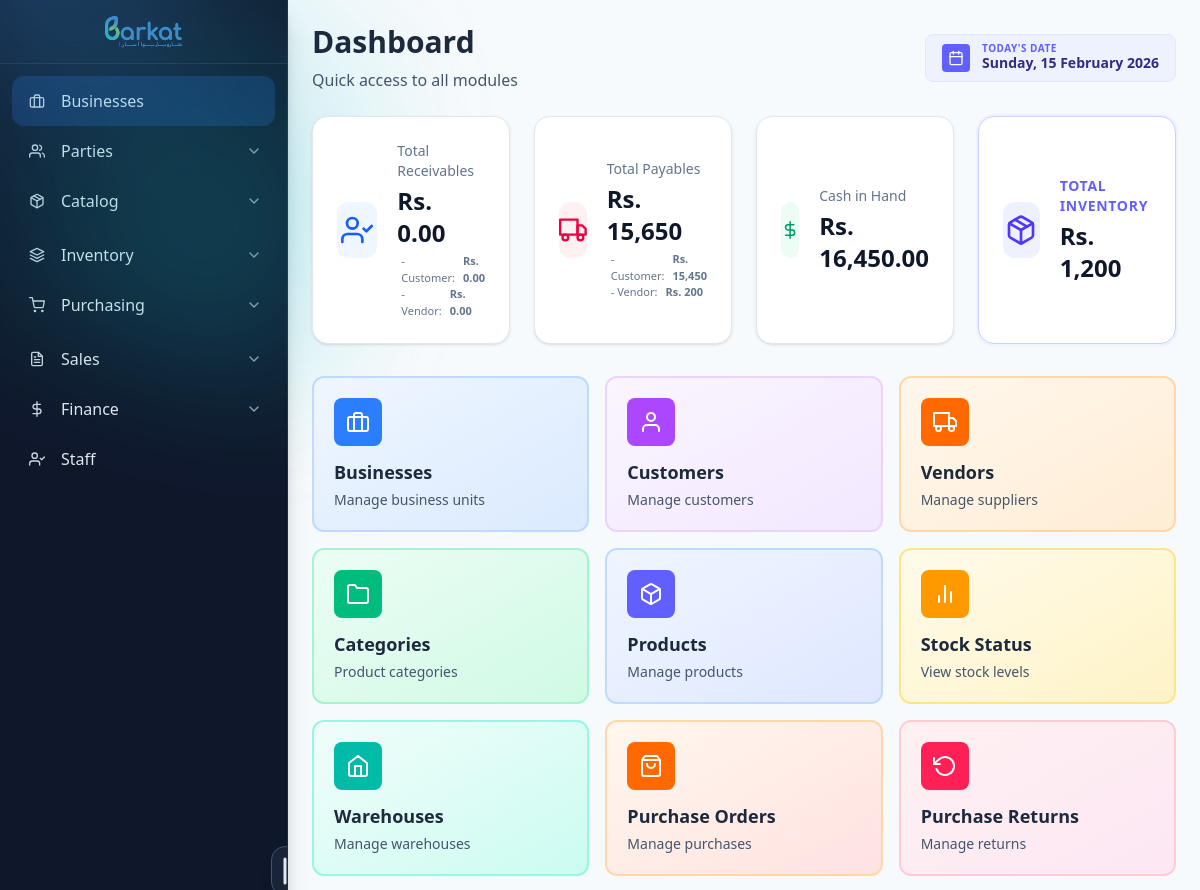
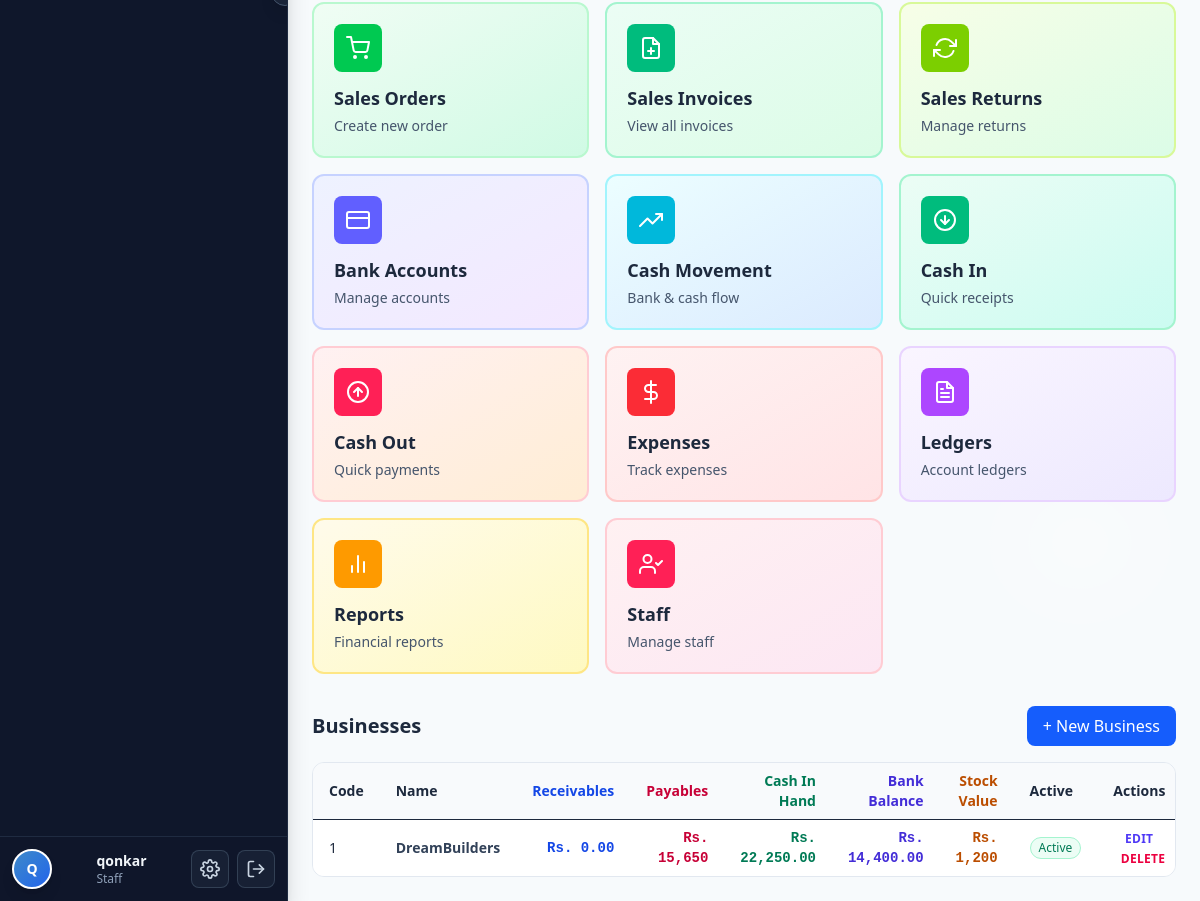
The app's page / (signed in), older data (2 pictures, top to bottom).
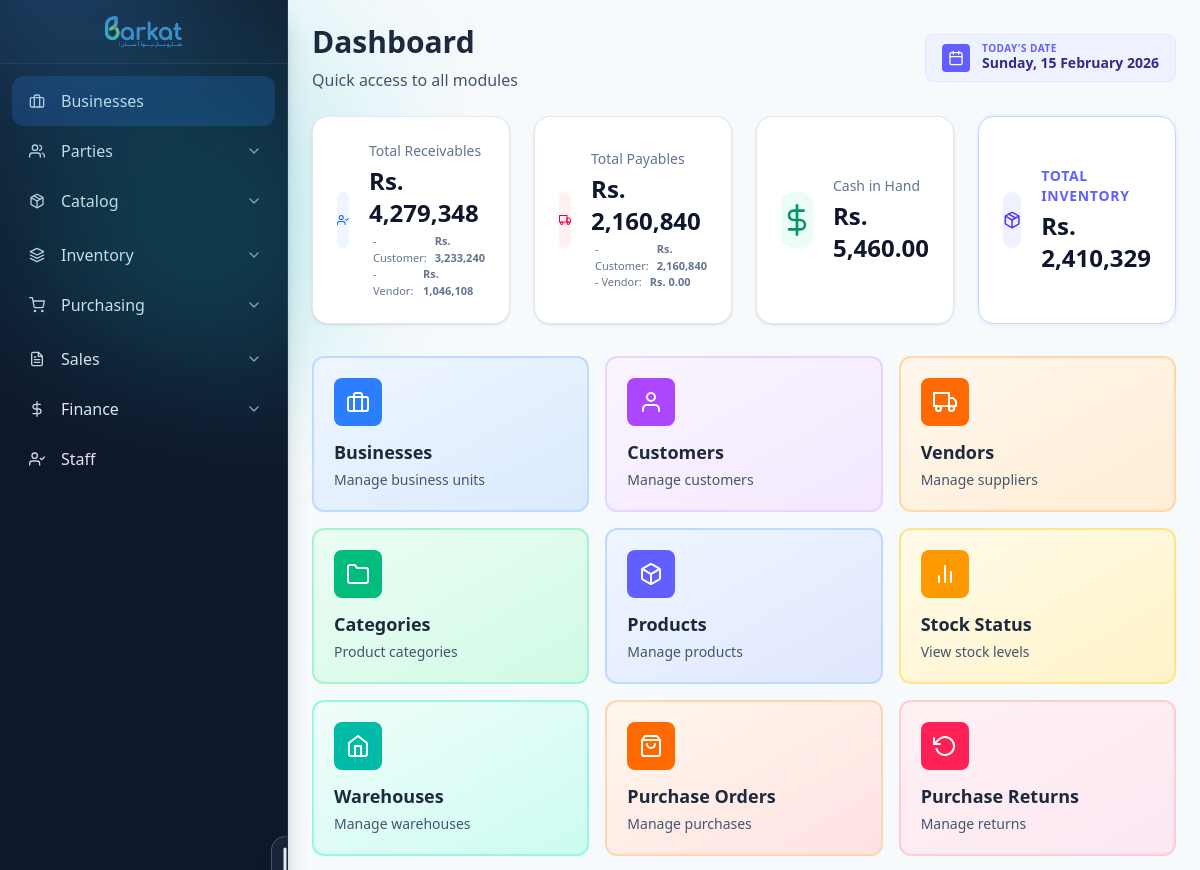
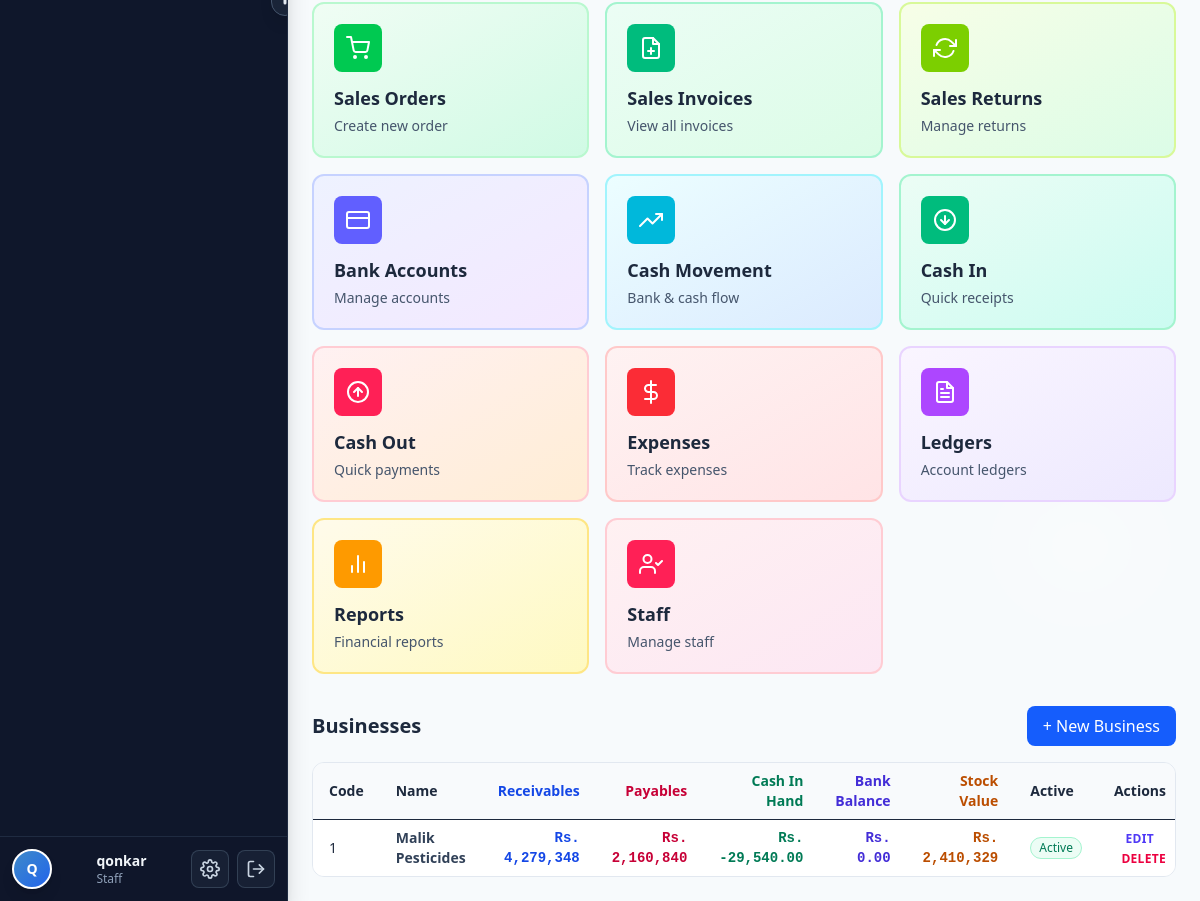
The same page, newer data (2 pictures, top to bottom).
### barkat/models.py (models this page shows, shortened)
class CodeNamed(TimeStampedBy):
    name = models.CharField(max_length=255)
    code = models.CharField(max_length=50, db_index=True)
    class Meta:
        abstract = True

class Business(CodeNamed):
    legal_name = models.CharField(max_length=255, blank=True, default="")
    ntn = models.CharField(max_length=50, blank=True, default="")        # Pakistan context
    sales_tax_reg = models.CharField(max_length=50, blank=True, default="")
    phone = models.CharField(max_length=50, blank=True, default="")
    email = models.EmailField(blank=True, default="")
    address = models.TextField(blank=True, default="")
    pos_printer_name = models.CharField(
        max_length=200, blank=True,
        help_text="POS80 Printer"
    )
    class Meta:
        unique_together = [("code",)]
        indexes = [models.Index(fields=["name"]), models.Index(fields=["code"])]

### barkat/ledger_views.py (the view)
# urls.py: path("", BusinessesView.as_view(), name="business"),
@method_decorator(login_required, name='dispatch')
class BusinessesView(ListView):
    template_name = "barkat/dashboard/businesses.html"
    context_object_name = "businesses"
    paginate_by = 25  # optional
    def get_queryset(self):
        return Business.objects.filter(is_active=True, is_deleted=False).select_related('summary').order_by("-id")
    def _build_party_summary(self, kind: str, q: str | None,
                             date_from, date_to):
        kind = (kind or "customer").strip().lower()
        if kind not in ("customer", "supplier"):
            kind = "customer"
        if kind == "customer":
            party_qs = Party.objects.filter(
                type__in=[Party.CUSTOMER, Party.BOTH]
            )
        else:
            party_qs = Party.objects.filter(
                type__in=[Party.VENDOR, Party.BOTH]
            )
        party_qs = party_qs.filter(is_deleted=False)
        if q:
            party_qs = party_qs.filter(
                Q(display_name__icontains=q)
                | Q(phone__icontains=q)
                | Q(email__icontains=q)
            )
        party_qs = party_qs.order_by("display_name", "id")
        bals = get_party_balances(party_qs)
        rows = []
        for p in bals:
            balance = p.net_balance or Decimal("0.00")
            if balance == 0:
                continue
            rows.append({
                "party": p,
                "balance_abs": abs(balance),
                "balance_side": "Dr" if balance >= 0 else "Cr",
            })
        rows.sort(key=lambda r: r["balance_abs"], reverse=True)
        return rows
    def get_context_data(self, **kwargs):
        ctx = super().get_context_data(**kwargs)
        request = self.request
        party_kind = (request.GET.get("kind") or "customer").strip().lower()
        if party_kind not in ("customer", "supplier"):
            party_kind = "customer"
        party_q = (request.GET.get("q") or "").strip()
        date_from = _parse_date(request.GET.get("date_from"))
        date_to = _parse_date(request.GET.get("date_to"))
        if date_from and date_to and date_from > date_to:
            date_from, date_to = date_to, date_from
        party_rows = self._build_party_summary(
            kind=party_kind,
            q=party_q,
            date_from=date_from,
            date_to=date_to,
        )
        from barkat.services.financial_logic import get_business_financials
        global_stats = get_business_financials()
        ctx["total_receivables"] = global_stats["total_receivables"]
        ctx["total_payables"] = global_stats["total_payables"]
        ctx["customer_receivables"] = global_stats["customer_receivables"]
        ctx["vendor_receivables"] = global_stats["vendor_receivables"]
        ctx["customer_payables"] = global_stats["customer_payables"]
        ctx["vendor_payables"] = global_stats["vendor_payables"]
        ctx["cash_in_hand"] = global_stats["cash_in_hand"]
        ctx["total_inventory_valuation"] = global_stats["inventory_value"]
        ctx["global_net_worth"] = global_stats["net_worth"]
        businesses = ctx.get('businesses', [])
        for b in businesses:
            b.live_summary = get_business_financials(b.id)
        today = timezone.now().date()
        ctx["today_date"] = today
        ctx["csrf_token"] = get_token(self.request)
        ctx["party_kind"] = party_kind
        ctx["party_rows"] = party_rows
        ctx["party_q"] = party_q
        ctx["party_date_from"] = date_from
        ctx["party_date_to"] = date_to
        return ctx

### barkat/ledger_views.py (called while the page is built)
def _parse_date(s: str | None) -> Optional[date]:
    if not s:
        return None
    try:
        return datetime.strptime(s, "%Y-%m-%d").date()
    except Exception:
        return None

### barkat/templates/barkat/dashboard/businesses.html (shortened to what the changed rows need)
{% extends "base.html" %}
{% load static humanize %}
{% block content %}
<div class="p-4 md:p-6 max-w-7xl mx-auto">
  <div class="mb-6 flex flex-col md:flex-row md:items-center justify-between gap-4">
    <div>
      <h1 class="text-2xl md:text-3xl font-bold text-slate-800 mb-2">Dashboard</h1>
    </div>
  </div>
  <div class="grid grid-cols-1 sm:grid-cols-2 lg:grid-cols-4 gap-6 mb-8">
    <div class="bg-white rounded-2xl shadow-sm border border-slate-200 p-6 flex items-center gap-5 hover:shadow-md transition-shadow">
      <div>
        {% if user.settings.protect_receivables and user.settings.cancellation_password %}
          <div class="flex flex-col gap-1">
            <div class="flex items-center gap-2">
              <p class="text-2xl font-bold text-slate-900 protected-value" data-secret="Rs. {{ total_receivables|intcomma }}">******</p>
              <button onclick="requestReveal(this)" class="p-1 px-2 hover:bg-slate-100 rounded-full transition-colors text-slate-500 hover:text-blue-600">
                <i data-feather="eye" class="w-4 h-4"></i>
              </button>
            </div>
            <div class="protected-details hidden text-[11px] text-slate-500 space-y-0.5 ml-1">
              <div class="flex items-center gap-2">
                <span>- Customer:</span>
                <span class="font-bold">Rs. {{ customer_receivables|intcomma }}</span>
              </div>
              <div class="flex items-center gap-2">
                <span>- Vendor:</span>
                <span class="font-bold">Rs. {{ vendor_receivables|intcomma }}</span>
              </div>
            </div>
          </div>
        {% else %}
          <div class="flex flex-col gap-1">
            <p class="text-2xl font-bold text-slate-900">Rs. {{ total_receivables|intcomma }}</p>
            <div class="text-[11px] text-slate-500 space-y-0.5 ml-1">
              <div class="flex items-center gap-2">
                <span>- Customer:</span>
                <span class="font-bold">Rs. {{ customer_receivables|intcomma }}</span>
              </div>
              <div class="flex items-center gap-2">
                <span>- Vendor:</span>
                <span class="font-bold">Rs. {{ vendor_receivables|intcomma }}</span>
              </div>
            </div>
          </div>
        {% endif %}
      </div>
    </div>
    <div class="bg-white rounded-2xl shadow-sm border border-slate-200 p-6 flex items-center gap-5 hover:shadow-md transition-shadow">
      <div>
        {% if user.settings.protect_payables and user.settings.cancellation_password %}
          <div class="flex flex-col gap-1">
            <div class="flex items-center gap-2">
              <p class="text-2xl font-bold text-slate-900 protected-value" data-secret="Rs. {{ total_payables|intcomma }}">******</p>
              <button onclick="requestReveal(this)" class="p-1 px-2 hover:bg-slate-100 rounded-full transition-colors text-slate-500 hover:text-rose-600">
                <i data-feather="eye" class="w-4 h-4"></i>
              </button>
            </div>
            <div class="protected-details hidden text-[11px] text-slate-500 space-y-0.5 ml-1">
              <div class="flex items-center gap-2">
                <span>- Customer:</span>
                <span class="font-bold">Rs. {{ customer_payables|intcomma }}</span>
              </div>
              <div class="flex items-center gap-2">
                <span>- Vendor:</span>
                <span class="font-bold">Rs. {{ vendor_payables|intcomma }}</span>
              </div>
            </div>
          </div>
        {% else %}
          <div class="flex flex-col gap-1">
            <p class="text-2xl font-bold text-slate-900">Rs. {{ total_payables|intcomma }}</p>
            <div class="text-[11px] text-slate-500 space-y-0.5 ml-1">
              <div class="flex items-center gap-2">
                <span>- Customer:</span>
                <span class="font-bold">Rs. {{ customer_payables|intcomma }}</span>
              </div>
              <div class="flex items-center gap-2">
                <span>- Vendor:</span>
                <span class="font-bold">Rs. {{ vendor_payables|intcomma }}</span>
              </div>
            </div>
          </div>
        {% endif %}
      </div>
    </div>
    <div class="bg-white rounded-2xl shadow-sm border border-slate-200 p-6 flex items-center gap-5 hover:shadow-md transition-shadow">
      <div>
        <p class="text-sm text-slate-500 font-medium mb-1">Cash in Hand</p>
        {% if user.settings.protect_cash_in_hand and user.settings.cancellation_password %}
          <div class="flex items-center gap-2">
            <p class="text-2xl font-bold text-slate-900 protected-value" data-secret="Rs. {{ cash_in_hand|intcomma }}">******</p>
            <button onclick="requestReveal(this)" class="p-1 px-2 hover:bg-slate-100 rounded-full transition-colors text-slate-500 hover:text-emerald-600">
              <i data-feather="eye" class="w-4 h-4"></i>
            </button>
          </div>
        {% else %}
          <p class="text-2xl font-bold text-slate-900">Rs. {{ cash_in_hand|intcomma }}</p>
        {% endif %}
      </div>
    </div>
    <div class="bg-white rounded-2xl shadow-sm border border-indigo-200 p-6 flex items-center gap-5 hover:shadow-md transition-shadow ring-2 ring-indigo-50">
      <div>
        <p class="text-sm text-indigo-500 font-bold uppercase tracking-wider mb-1">Total Inventory</p>
        {% if user.settings.protect_inventory and user.settings.cancellation_password %}
          <div class="flex items-center gap-2">
            <p class="text-2xl font-black text-slate-900 protected-value" data-secret="Rs. {{ total_inventory_valuation|intcomma }}">******</p>
            <button onclick="requestReveal(this)" class="p-1 px-2 hover:bg-slate-100 rounded-full transition-colors text-slate-500 hover:text-indigo-600">
              <i data-feather="eye" class="w-4 h-4"></i>
            </button>
          </div>
        {% else %}
          <p class="text-2xl font-black text-slate-900">Rs. {{ total_inventory_valuation|intcomma }}</p>
        {% endif %}
      </div>
    </div>
  </div>
  <div class="mt-8">
  <div class="flex items-center justify-between mb-4">
      <h2 class="text-xl font-semibold text-slate-800">Businesses</h2>
  </div>
  <div class="overflow-x-auto rounded-xl border border-slate-200 bg-white">
    <table class="min-w-full text-sm">
      <thead class="bg-slate-50">
        <tr>
          <th class="text-left px-4 py-2">Code</th>
          <th class="text-left px-4 py-2">Name</th>
          <th class="text-right px-4 py-2 text-blue-700">Receivables</th>
          <th class="text-right px-4 py-2 text-rose-700">Payables</th>
          <th class="text-right px-4 py-2 text-emerald-700">Cash In Hand</th>
          <th class="text-right px-4 py-2 text-indigo-700">Bank Balance</th>
          <th class="text-right px-4 py-2 text-amber-700">Stock Value</th>
          <th class="text-left px-4 py-2">Active</th>
          <th class="text-right px-4 py-2">Actions</th>
        </tr>
      </thead>
      <tbody>
        {% for b in businesses %}
        <tr class="border-t hover:bg-slate-50 transition-colors">
          <td class="px-4 py-2 font-medium">{{ b.code }}</td>
          <td class="px-4 py-2 font-semibold text-slate-700">{{ b.name }}</td>
          <td class="px-4 py-2 text-right font-mono text-blue-700 font-bold">
            {% if user.settings.protect_receivables and user.settings.cancellation_password %}
              <div class="flex items-center justify-end gap-2">
                <span class="protected-value" data-secret="Rs. {{ b.live_summary.total_receivables|intcomma|default:'0.00' }}">******</span>
                <button onclick="requestReveal(this)" class="p-1 hover:bg-slate-100 rounded-full transition-colors text-slate-400 hover:text-blue-600">
                  <i data-feather="eye" class="w-3.5 h-3.5"></i>
                </button>
              </div>
            {% else %}
              Rs. {{ b.live_summary.total_receivables|intcomma|default:"0.00" }}
            {% endif %}
          </td>
          <td class="px-4 py-2 text-right font-mono text-rose-700 font-bold">
            {% if user.settings.protect_payables and user.settings.cancellation_password %}
              <div class="flex items-center justify-end gap-2">
                <span class="protected-value" data-secret="Rs. {{ b.live_summary.total_payables|intcomma|default:'0.00' }}">******</span>
                <button onclick="requestReveal(this)" class="p-1 hover:bg-slate-100 rounded-full transition-colors text-slate-400 hover:text-rose-600">
                  <i data-feather="eye" class="w-3.5 h-3.5"></i>
                </button>
              </div>
            {% else %}
              Rs. {{ b.live_summary.total_payables|intcomma|default:"0.00" }}
            {% endif %}
          </td>
          <td class="px-4 py-2 text-right font-mono text-emerald-700 font-bold">
            {% if user.settings.protect_cash_in_hand and user.settings.cancellation_password %}
              <div class="flex items-center justify-end gap-2">
                <span class="protected-value" data-secret="Rs. {{ b.live_summary.cash_in_hand|intcomma|default:'0.00' }}">******</span>
                <button onclick="requestReveal(this)" class="p-1 hover:bg-slate-100 rounded-full transition-colors text-slate-400 hover:text-emerald-600">
                  <i data-feather="eye" class="w-3.5 h-3.5"></i>
                </button>
              </div>
            {% else %}
              Rs. {{ b.live_summary.cash_in_hand|intcomma|default:"0.00" }}
            {% endif %}
          </td>
          <td class="px-4 py-2 text-right font-mono text-indigo-700 font-bold">
            Rs. {{ b.live_summary.bank_balance|intcomma|default:"0.00" }}
          </td>
          <td class="px-4 py-2 text-right font-mono text-amber-700 font-bold">
            {% if user.settings.protect_inventory and user.settings.cancellation_password %}
              <div class="flex items-center justify-end gap-2">
                <span class="protected-value" data-secret="Rs. {{ b.live_summary.inventory_value|intcomma|default:'0.00' }}">******</span>
                <button onclick="requestReveal(this)" class="p-1 hover:bg-slate-100 rounded-full transition-colors text-slate-400 hover:text-amber-600">
                  <i data-feather="eye" class="w-3.5 h-3.5"></i>
                </button>
              </div>
            {% else %}
              Rs. {{ b.live_summary.inventory_value|intcomma|default:"0.00" }}
            {% endif %}
          </td>
          <td class="px-4 py-2">
            {% if b.is_active %}
            <span
              class="inline-flex items-center rounded-full px-2 py-0.5 text-xs bg-emerald-50 text-emerald-700 border border-emerald-200"
            >
              Active
            </span>
            {% else %}
            <span
              class="inline-flex items-center rounded-full px-2 py-0.5 text-xs bg-slate-100 text-slate-700 border border-slate-200"
            >
              Inactive
            </span>
            {% endif %}
          </td>
          <td class="px-4 py-2 text-right">
            <a
              href="{% url 'business_edit' b.id %}"
              class="text-indigo-600 hover:text-indigo-800 mr-3 text-xs font-semibold uppercase tracking-wide"
            >
              Edit
            </a>
            <form
              method="post"
              action="{% url 'business_delete' b.id %}"
              class="inline"
              onsubmit="return confirm('Delete this business?')"
            >
              <button class="text-rose-600 hover:text-rose-800 text-xs font-semibold uppercase tracking-wide">
                Delete
              </button>
            </form>
          </td>
        </tr>
        {% endfor %}
      </tbody>
    </table>
  </div>
    </div>
      </div>
    </div>
{% endblock %}

Row changes from the older to the newer data that the page shows:
changed Business: name "DreamBuilders" → "Malik Pesticides"; live_summary.total_receivables "0.00" → "4,279,348"; live_summary.total_payables "15,650" → "2,160,840"; live_summary.cash_in_hand "22,250.00" → "-29,540.00"; live_summary.bank_balance "14,400.00" → "0.00"; live_summary.inventory_value "1,200" → "2,410,329"
Text that changed along with them:
{{ total_receivables|intcomma }}: "0.00" → "4,279,348"
{{ customer_receivables|intcomma }}: "0.00" → "3,233,240"
{{ vendor_receivables|intcomma }}: "0.00" → "1,046,108"
{{ total_payables|intcomma }}: "15,650" → "2,160,840"
{{ customer_payables|intcomma }}: "15,450" → "2,160,840"
{{ vendor_payables|intcomma }}: "200" → "0.00"
{{ cash_in_hand|intcomma }}: "16,450.00" → "5,460.00"
{{ total_inventory_valuation|intcomma }}: "1,200" → "2,410,329"
